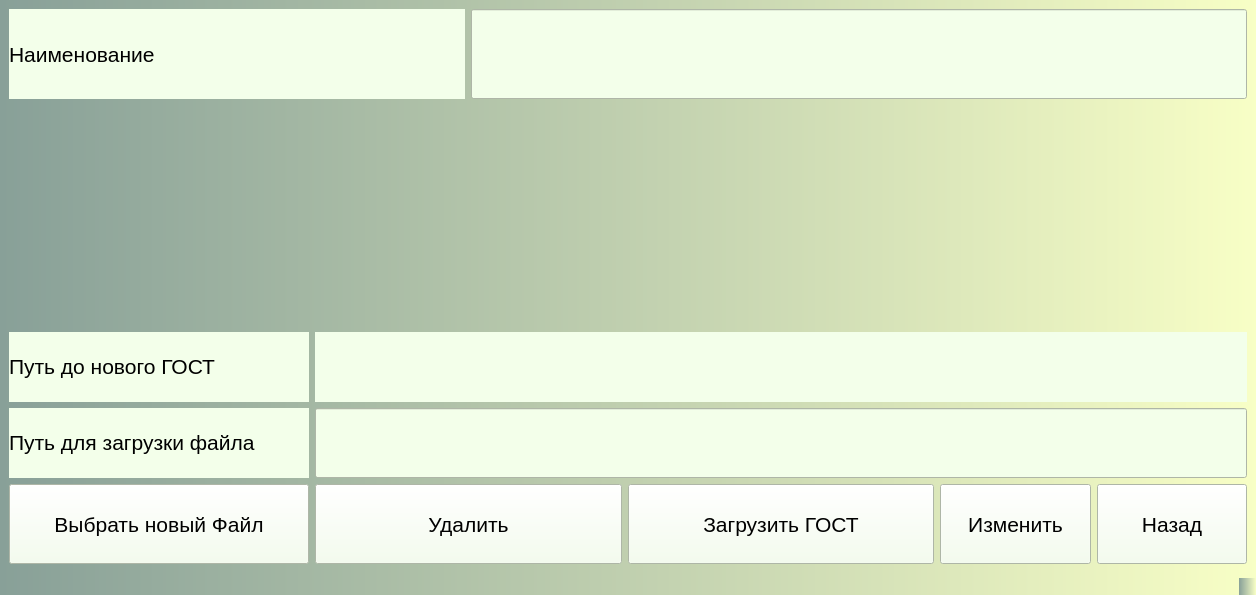
<?xml version="1.0" encoding="UTF-8"?>
<ui version="4.0">
 <class>ChangeGost</class>
 <widget class="QMainWindow" name="ChangeGost">
  <property name="geometry">
   <rect>
    <x>0</x>
    <y>0</y>
    <width>1256</width>
    <height>595</height>
   </rect>
  </property>
  <property name="windowTitle">
   <string>MainWindow</string>
  </property>
  <property name="styleSheet">
   <string notr="true">background:qlineargradient(spread:repeat, x1:0, y1:0, x2:1, y2:0, stop:0 rgba(83, 160, 81, 255), stop:1 rgba(255, 120, 161, 255))qlineargradient(spread:repeat, x1:0, y1:0, x2:1, y2:0, stop:0 rgba(136, 160, 152, 255), stop:1 rgba(248, 255, 198, 255))</string>
  </property>
  <widget class="QWidget" name="centralwidget">
   <layout class="QGridLayout" name="gridLayout">
    <item row="0" column="0" colspan="2">
     <widget class="QLabel" name="label_Name">
      <property name="minimumSize">
       <size>
        <width>100</width>
        <height>25</height>
       </size>
      </property>
      <property name="styleSheet">
       <string notr="true">background:rgb(243, 255, 234);
font-size:16pt</string>
      </property>
      <property name="text">
       <string>Наименование</string>
      </property>
     </widget>
    </item>
    <item row="2" column="0">
     <widget class="QLabel" name="labelNewFile">
      <property name="minimumSize">
       <size>
        <width>300</width>
        <height>50</height>
       </size>
      </property>
      <property name="maximumSize">
       <size>
        <width>150</width>
        <height>16777215</height>
       </size>
      </property>
      <property name="styleSheet">
       <string notr="true">background:rgb(243, 255, 234);
font-size:16pt</string>
      </property>
      <property name="text">
       <string>&lt;html&gt;&lt;head/&gt;&lt;body&gt;&lt;p&gt;&lt;span style=&quot; font-size:16pt;&quot;&gt;Путь до нового ГОСТ&lt;/span&gt;&lt;/p&gt;&lt;/body&gt;&lt;/html&gt;</string>
      </property>
     </widget>
    </item>
    <item row="3" column="0">
     <widget class="QLabel" name="labelDownloadPath">
      <property name="minimumSize">
       <size>
        <width>200</width>
        <height>0</height>
       </size>
      </property>
      <property name="styleSheet">
       <string notr="true">background:rgb(243, 255, 234);
font-size:16pt</string>
      </property>
      <property name="text">
       <string>&lt;html&gt;&lt;head/&gt;&lt;body&gt;&lt;p&gt;&lt;span style=&quot; font-size:16pt;&quot;&gt;Путь для загрузки файла&lt;/span&gt;&lt;/p&gt;&lt;/body&gt;&lt;/html&gt;</string>
      </property>
     </widget>
    </item>
    <item row="2" column="1" colspan="6">
     <widget class="QLabel" name="labelPathToFile">
      <property name="minimumSize">
       <size>
        <width>0</width>
        <height>70</height>
       </size>
      </property>
      <property name="styleSheet">
       <string notr="true">background:rgb(243, 255, 234);
font-size:16pt</string>
      </property>
      <property name="text">
       <string/>
      </property>
     </widget>
    </item>
    <item row="3" column="1" colspan="6">
     <widget class="QLineEdit" name="lineEditPathDownload">
      <property name="minimumSize">
       <size>
        <width>0</width>
        <height>70</height>
       </size>
      </property>
      <property name="styleSheet">
       <string notr="true">background:rgb(243, 255, 234);
font-size:16pt</string>
      </property>
     </widget>
    </item>
    <item row="1" column="2">
     <spacer name="verticalSpacer">
      <property name="orientation">
       <enum>Qt::Vertical</enum>
      </property>
      <property name="sizeHint" stdset="0">
       <size>
        <width>20</width>
        <height>40</height>
       </size>
      </property>
     </spacer>
    </item>
    <item row="4" column="3" colspan="2">
     <widget class="QPushButton" name="pushButtonDownloadTp">
      <property name="minimumSize">
       <size>
        <width>0</width>
        <height>80</height>
       </size>
      </property>
      <property name="styleSheet">
       <string notr="true">background:rgb(243, 255, 234);
font-size:16pt</string>
      </property>
      <property name="text">
       <string>Загрузить ГОСТ</string>
      </property>
     </widget>
    </item>
    <item row="4" column="0">
     <widget class="QPushButton" name="pushButtonSelectFile">
      <property name="minimumSize">
       <size>
        <width>0</width>
        <height>80</height>
       </size>
      </property>
      <property name="styleSheet">
       <string notr="true">background:rgb(243, 255, 234);
font-size:16pt</string>
      </property>
      <property name="text">
       <string>Выбрать новый Файл</string>
      </property>
     </widget>
    </item>
    <item row="4" column="6">
     <widget class="QPushButton" name="pushButtonBack">
      <property name="minimumSize">
       <size>
        <width>0</width>
        <height>80</height>
       </size>
      </property>
      <property name="styleSheet">
       <string notr="true">background:rgb(243, 255, 234);
font-size:16pt</string>
      </property>
      <property name="text">
       <string>Назад</string>
      </property>
     </widget>
    </item>
    <item row="4" column="5">
     <widget class="QPushButton" name="pushButtonAgreement">
      <property name="minimumSize">
       <size>
        <width>0</width>
        <height>80</height>
       </size>
      </property>
      <property name="styleSheet">
       <string notr="true">background:rgb(243, 255, 234);
font-size:16pt</string>
      </property>
      <property name="text">
       <string>Изменить</string>
      </property>
     </widget>
    </item>
    <item row="4" column="1" colspan="2">
     <widget class="QPushButton" name="pushButtonDeleteGost">
      <property name="minimumSize">
       <size>
        <width>162</width>
        <height>80</height>
       </size>
      </property>
      <property name="styleSheet">
       <string notr="true">background:rgb(243, 255, 234);
font-size:16pt</string>
      </property>
      <property name="text">
       <string>Удалить</string>
      </property>
     </widget>
    </item>
    <item row="0" column="2" colspan="5">
     <widget class="QLineEdit" name="lineEditName">
      <property name="minimumSize">
       <size>
        <width>0</width>
        <height>90</height>
       </size>
      </property>
      <property name="styleSheet">
       <string notr="true">background:rgb(243, 255, 234);
font-size:16pt</string>
      </property>
     </widget>
    </item>
   </layout>
  </widget>
  <widget class="QMenuBar" name="menubar">
   <property name="geometry">
    <rect>
     <x>0</x>
     <y>0</y>
     <width>1256</width>
     <height>21</height>
    </rect>
   </property>
  </widget>
  <widget class="QStatusBar" name="statusbar"/>
 </widget>
 <resources/>
 <connections/>
</ui>
